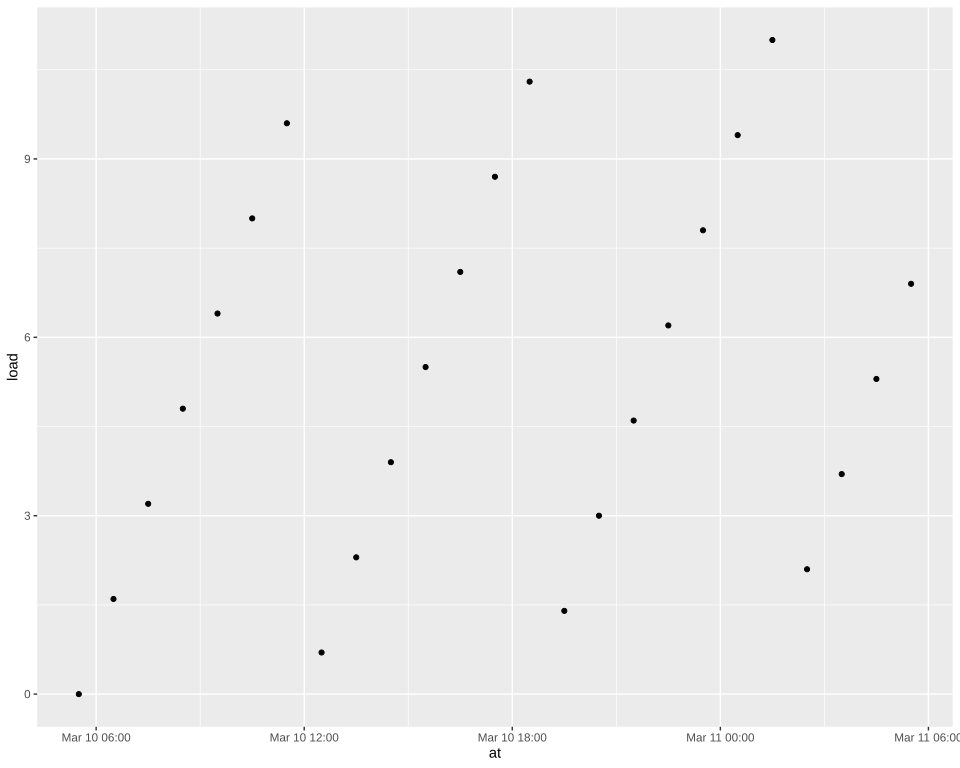

Write R code to recreate this figure.
# The plot test/golden/scale_datetime_timezone.svg draws, drawn by ggplot2 itself, as ggplot2's own visual tests
# draw their snapshots: the independent check on that golden whenever it changes. The suite never
# runs this; it needs R, ggplot2 and vdiffr, saved as the Docker image giggly-r:ggplot2-4.0.3. From
# the repository's root:
#
#   docker run --rm -v "$PWD/test/golden":/golden:ro giggly-r:ggplot2-4.0.3 \
#     Rscript /golden/scale_datetime_timezone.R > scale_datetime_timezone.ggplot2.svg
#
# and compare the two drawings element by element, as test/golden/point.R describes.
#
# A day's load read every hour, 25 readings from 00:00 to 24:00 UTC on 10 March 2024, each the
# reading's index modulo 7 times 1.5 plus a tenth of the index, drawn as points in Kolkata's time,
# five and a half hours ahead: the scale's time zone outranks the column's, so its breaks fall
# every six hours from Kolkata's midnight, at half past the hour in UTC, each labelled by its day
# and time there.
#
# First checked with ggplot2 4.0.3 and vdiffr 1.0.9 (tzdata 2026c): every element and clip path
# matches, the one departure test/golden/point.R's, the x axis drawn before the y.

library(ggplot2)

index <- 0:24
df <- data.frame(
  at = as.POSIXct("2024-03-10 00:00:00", tz = "UTC") + index * 60 * 60,
  load = (index %% 7) * 1.5 + index / 10
)
plot <- ggplot(df, aes(at, load)) +
  geom_point() +
  scale_x_datetime(timezone = "Asia/Kolkata") +
  theme_gray()

file <- tempfile(fileext = ".svg")
vdiffr::write_svg(plot, file)
cat(readLines(file), sep = "\n")
